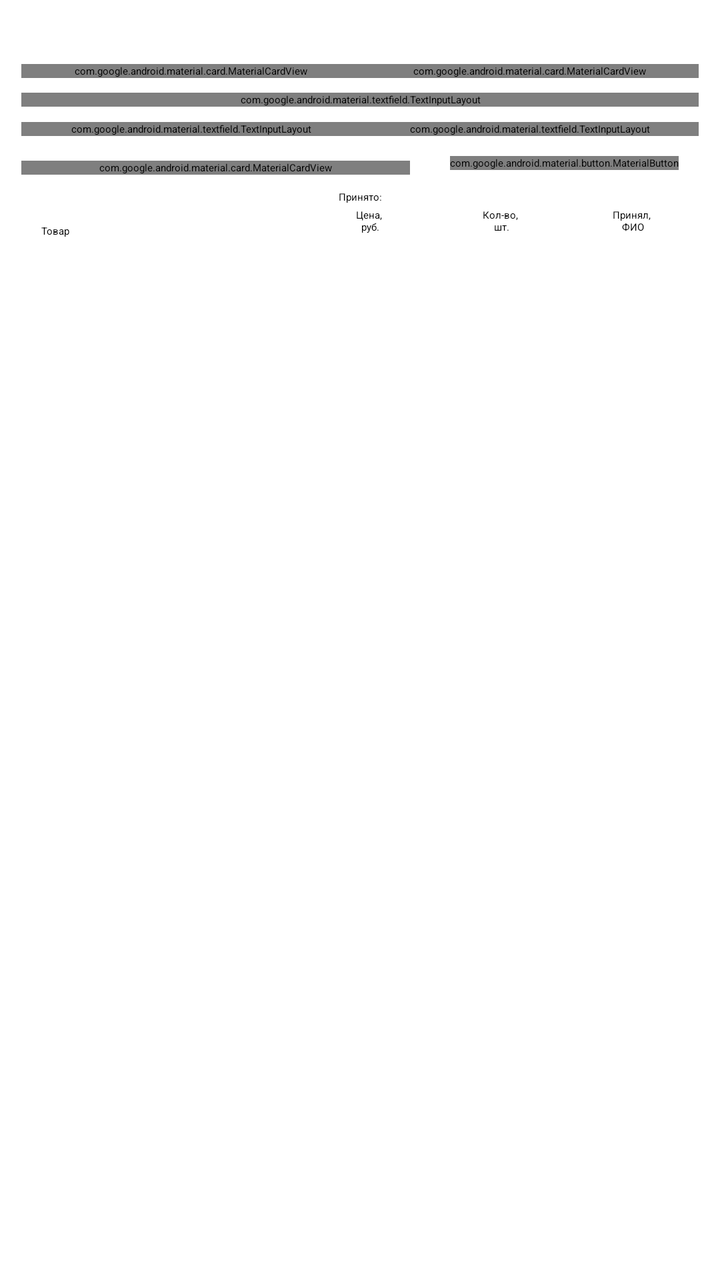
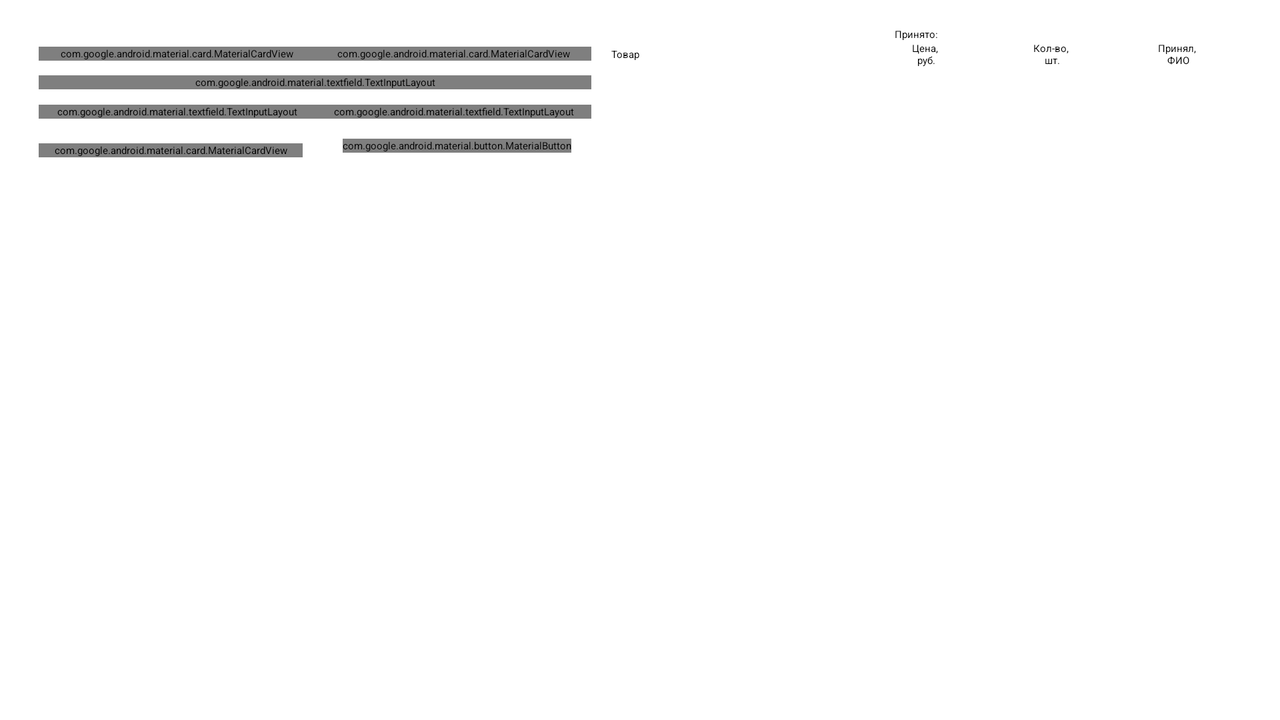

An Android layout and its configuration variant, each rendered on a device that would load it. The default file and the variant file are quoted in full after the pictures.
<!-- AndroidManifest.xml: application theme Theme.RemoteAccountingApplication -->
<!-- res/layout/fragment_receipt.xml -->
<?xml version="1.0" encoding="utf-8"?>
<androidx.constraintlayout.widget.ConstraintLayout xmlns:android="http://schemas.android.com/apk/res/android"
    xmlns:app="http://schemas.android.com/apk/res-auto"
    xmlns:tools="http://schemas.android.com/tools"
    android:layout_width="match_parent"
    android:layout_height="match_parent"
    tools:context=".ui.fragment.ReceiptFragment">

    <androidx.constraintlayout.widget.Guideline
        android:id="@+id/guidelineStart"
        android:layout_width="wrap_content"
        android:layout_height="wrap_content"
        android:orientation="vertical"
        app:layout_constraintGuide_percent="0.03" />

    <androidx.constraintlayout.widget.Guideline
        android:id="@+id/guidelineEnd"
        android:layout_width="wrap_content"
        android:layout_height="wrap_content"
        android:orientation="vertical"
        app:layout_constraintGuide_percent="0.97" />

    <androidx.constraintlayout.widget.Guideline
        android:id="@+id/guidelineTop"
        android:layout_width="wrap_content"
        android:layout_height="wrap_content"
        android:orientation="horizontal"
        app:layout_constraintGuide_percent="0.03" />

    <androidx.constraintlayout.widget.Guideline
        android:id="@+id/guidelineBottom"
        android:layout_width="wrap_content"
        android:layout_height="wrap_content"
        android:orientation="horizontal"
        app:layout_constraintGuide_percent="0.97" />

    <com.google.android.material.card.MaterialCardView
        android:id="@+id/date_card"
        android:layout_width="0dp"
        android:layout_height="wrap_content"
        android:layout_marginTop="5dp"
        app:cardBackgroundColor="@color/grey"
        app:cardCornerRadius="3dp"
        app:layout_constraintBottom_toTopOf="@id/product_layout"
        app:layout_constraintEnd_toStartOf="@id/name_card"
        app:layout_constraintStart_toStartOf="@id/guidelineStart"
        app:layout_constraintTop_toTopOf="@id/guidelineTop"
        app:strokeColor="@color/grey">

        <TextView
            android:id="@+id/date_text"
            android:layout_width="match_parent"
            android:layout_height="wrap_content"
            android:layout_margin="15dp"
            android:text="@string/Date"
            android:textSize="16sp" />
    </com.google.android.material.card.MaterialCardView>

    <com.google.android.material.card.MaterialCardView
        android:id="@+id/name_card"
        android:layout_width="0dp"
        android:layout_height="wrap_content"
        android:layout_marginTop="5dp"
        app:cardBackgroundColor="@color/grey"
        app:cardCornerRadius="3dp"
        app:layout_constraintBottom_toTopOf="@id/product_layout"
        app:layout_constraintEnd_toEndOf="@id/guidelineEnd"
        app:layout_constraintStart_toEndOf="@id/date_card"
        app:layout_constraintTop_toTopOf="@id/guidelineTop"
        app:strokeColor="@color/grey">

        <TextView
            android:id="@+id/name_card_text"
            android:layout_width="match_parent"
            android:layout_height="wrap_content"
            android:layout_margin="15dp"
            android:text="@string/name_semicolon"
            android:textSize="16sp" />
    </com.google.android.material.card.MaterialCardView>

    <com.google.android.material.textfield.TextInputLayout
        android:id="@+id/product_layout"
        android:layout_width="0dp"
        android:layout_height="wrap_content"
        app:layout_constraintBottom_toTopOf="@id/number_layout"
        app:layout_constraintEnd_toEndOf="@id/guidelineEnd"
        app:layout_constraintStart_toStartOf="@id/guidelineStart"
        app:layout_constraintTop_toBottomOf="@id/date_card">

        <androidx.appcompat.widget.AppCompatAutoCompleteTextView
            android:id="@+id/product_text"
            style="@style/DropDownListViewStyle"
            android:layout_width="match_parent"
            android:layout_height="wrap_content"
            android:hint="@string/product_asterisk" />
    </com.google.android.material.textfield.TextInputLayout>

    <com.google.android.material.textfield.TextInputLayout
        android:id="@+id/number_layout"
        android:layout_width="0dp"
        android:layout_height="wrap_content"
        app:layout_constraintBottom_toTopOf="@id/remains_card"
        app:layout_constraintEnd_toStartOf="@+id/price_layout"
        app:layout_constraintStart_toStartOf="@id/guidelineStart"
        app:layout_constraintTop_toBottomOf="@id/product_layout">

        <com.google.android.material.textfield.TextInputEditText
            android:id="@+id/number_text"
            android:layout_width="match_parent"
            android:layout_height="wrap_content"
            android:hint="@string/number"
            android:inputType="numberSigned"
            android:maxLength="5" />
    </com.google.android.material.textfield.TextInputLayout>

    <com.google.android.material.textfield.TextInputLayout
        android:id="@+id/price_layout"
        android:layout_width="0dp"
        android:layout_height="wrap_content"
        app:layout_constraintBottom_toBottomOf="@id/number_layout"
        app:layout_constraintEnd_toEndOf="@id/guidelineEnd"
        app:layout_constraintStart_toEndOf="@id/number_layout"
        app:layout_constraintTop_toTopOf="@id/number_layout">

        <com.google.android.material.textfield.TextInputEditText
            android:id="@+id/price_text"
            android:layout_width="match_parent"
            android:layout_height="wrap_content"
            android:hint="@string/price"
            android:inputType="numberDecimal"
            android:maxLength="7"/>
    </com.google.android.material.textfield.TextInputLayout>

    <com.google.android.material.card.MaterialCardView
        android:id="@+id/remains_card"
        android:layout_width="0dp"
        android:layout_height="wrap_content"
        android:layout_marginTop="5dp"
        android:layout_marginEnd="10dp"
        app:cardBackgroundColor="@color/grey"
        app:cardCornerRadius="3dp"
        app:layout_constraintBottom_toTopOf="@id/receipt_title"
        app:layout_constraintEnd_toStartOf="@id/add_btn"
        app:layout_constraintStart_toStartOf="@id/guidelineStart"
        app:layout_constraintTop_toBottomOf="@id/number_layout"
        app:strokeColor="@color/grey">

        <TextView
            android:id="@+id/remains_card_text"
            android:layout_width="match_parent"
            android:layout_height="wrap_content"
            android:layout_margin="15dp"
            android:text="@string/remains"
            android:textSize="16sp" />
    </com.google.android.material.card.MaterialCardView>

    <com.google.android.material.button.MaterialButton
        android:id="@+id/add_btn"
        style="@style/ButtonStyleSize18"
        android:layout_width="wrap_content"
        android:layout_height="wrap_content"
        android:layout_margin="10dp"
        android:text="@string/plus"
        app:layout_constraintEnd_toEndOf="@id/guidelineEnd"
        app:layout_constraintStart_toEndOf="@id/remains_card"
        app:layout_constraintTop_toBottomOf="@id/price_layout" />

    <TextView
        android:id="@+id/receipt_title"
        android:layout_width="wrap_content"
        android:layout_height="wrap_content"
        android:layout_margin="10dp"
        android:text="@string/receipt_title"
        app:layout_constraintBottom_toTopOf="@id/product"
        app:layout_constraintEnd_toEndOf="@id/guidelineEnd"
        app:layout_constraintStart_toStartOf="@id/guidelineStart"
        app:layout_constraintTop_toBottomOf="@id/add_btn" />

    <TextView
        android:id="@+id/product"
        android:layout_width="0dp"
        android:layout_height="wrap_content"
        android:layout_marginStart="10dp"
        android:text="@string/good"
        app:layout_constraintBottom_toTopOf="@id/recycler_view_report"
        app:layout_constraintEnd_toStartOf="@id/price"
        app:layout_constraintHorizontal_weight="2"
        app:layout_constraintStart_toStartOf="@id/guidelineStart"
        app:layout_constraintTop_toBottomOf="@id/receipt_title" />

    <TextView
        android:id="@+id/price"
        android:layout_width="0dp"
        android:layout_height="wrap_content"
        android:text="@string/price_rub"
        android:textAlignment="center"
        app:layout_constraintBottom_toTopOf="@id/recycler_view_report"
        app:layout_constraintEnd_toStartOf="@id/remains"
        app:layout_constraintHorizontal_weight="1"
        app:layout_constraintStart_toEndOf="@+id/product"
        app:layout_constraintTop_toBottomOf="@id/receipt_title" />

    <TextView
        android:id="@+id/remains"
        android:layout_width="0dp"
        android:layout_height="wrap_content"
        android:text="@string/number_value"
        android:textAlignment="center"
        app:layout_constraintBottom_toTopOf="@id/recycler_view_report"
        app:layout_constraintEnd_toStartOf="@id/name"
        app:layout_constraintHorizontal_weight="1"
        app:layout_constraintStart_toEndOf="@+id/price"
        app:layout_constraintTop_toBottomOf="@id/receipt_title" />

    <TextView
        android:id="@+id/name"
        android:layout_width="0dp"
        android:layout_height="wrap_content"
        android:text="@string/name_receipt"
        android:textAlignment="center"
        app:layout_constraintBottom_toTopOf="@id/recycler_view_report"
        app:layout_constraintEnd_toEndOf="@id/guidelineEnd"
        app:layout_constraintHorizontal_weight="1"
        app:layout_constraintStart_toEndOf="@id/remains"
        app:layout_constraintTop_toBottomOf="@id/receipt_title" />

    <androidx.recyclerview.widget.RecyclerView
        android:id="@+id/recycler_view_report"
        android:layout_width="0dp"
        android:layout_height="0dp"
        app:layoutManager="androidx.recyclerview.widget.LinearLayoutManager"
        app:layout_constraintBottom_toBottomOf="@id/guidelineBottom"
        app:layout_constraintEnd_toEndOf="@id/guidelineEnd"
        app:layout_constraintStart_toStartOf="@id/guidelineStart"
        app:layout_constraintTop_toBottomOf="@id/product" />

</androidx.constraintlayout.widget.ConstraintLayout>
<!-- resources referenced by this layout -->
<resources>
  <color name="grey">#BCBABA</color>
  <string name="Date">Дата:</string>
  <string name="good">Товар</string>
  <string name="name_receipt">Принял, \nФИО</string>
  <string name="name_semicolon">ФИО:</string>
  <string name="number">Количество, шт. *</string>
  <string name="number_value">Кол-во, \nшт.</string>
  <string name="plus">+</string>
  <string name="price">Цена</string>
  <string name="price_rub">Цена, \nруб.</string>
  <string name="product_asterisk">Товар *</string>
  <string name="receipt_title">Принято:</string>
  <string name="remains">Остаток на складе, шт.:</string>
  <!-- from res/values-night/ (not used when drawing this layout) -->
  <style name="ButtonStyleSize18" parent="Widget.MaterialComponents.Button">
          <item name="android:backgroundTint">@color/colorSecondary</item>
          <item name="android:textColor">@color/colorOnSecondary</item>
          <item name="cornerRadius">20dp</item>
          <item name="android:textSize">18sp</item>
      </style>
  <!-- from res/values-night/ (not used when drawing this layout) -->
  <style name="DropDownListViewStyle" parent="Widget.MaterialComponents.AutoCompleteTextView.OutlinedBox">
          <item name="android:popupBackground">@color/grey</item>
      </style>
  <color name="colorSecondary">#fdc41d</color>
  <color name="colorOnSecondary">@color/black</color>
  <color name="colorPrimary">@color/black</color>
  <color name="colorPrimaryDark">#fdc41d</color>
  <color name="colorPrimaryVariant">#fdc41d</color>
  <color name="colorOnPrimary">@color/white</color>
  <color name="textColor">@color/black</color>
  <color name="windowBackgroundColor">@color/white</color>
  <!-- from res/values-night/ (not used when drawing this layout) -->
  <style name="PopupMenuBackground">
          <item name="android:popupBackground">@color/windowBackgroundColor</item>
          <item name="android:popupElevation">10dp</item>
      </style>
  <!-- from res/values-night/ (not used when drawing this layout) -->
  <style name="OptionsMenuStyle" parent="Theme.AppCompat.DayNight">
          <item name="android:itemBackground">@color/windowBackgroundColor</item>
          <item name="android:popupBackground">@color/windowBackgroundColor</item>
      </style>
  <!-- from res/values-night/ (not used when drawing this layout) -->
  <style name="HintColor" parent="Widget.MaterialComponents.TextInputLayout.OutlinedBox">
          <item name="android:textColorHint">@color/grey_variant</item>
      </style>
  <!-- from res/values-night/ (not used when drawing this layout) -->
  <style name="SnackBarBackground" parent="Widget.MaterialComponents.Snackbar">
          <item name="backgroundTint">@color/grey</item>
      </style>
  <!-- from res/values-night/ (not used when drawing this layout) -->
  <style name="SnackBarTextColor" parent="Widget.MaterialComponents.Snackbar.TextView">
          <item name="android:textColor">@color/colorOnSecondary</item>
      </style>
  <color name="black">#FF000000</color>
  <color name="white">#FFFFFFFF</color>
  <color name="grey_variant">#525151</color>
  <!-- some entries are left out for length -->
</resources>
<!-- res/layout-land/fragment_receipt.xml (the repository's variant of the layout above) -->
<!-- drawn on the phone turned sideways -->
<?xml version="1.0" encoding="utf-8"?>
<androidx.constraintlayout.widget.ConstraintLayout xmlns:android="http://schemas.android.com/apk/res/android"
    xmlns:app="http://schemas.android.com/apk/res-auto"
    xmlns:tools="http://schemas.android.com/tools"
    android:layout_width="match_parent"
    android:layout_height="match_parent"
    tools:context=".ui.fragment.ReceiptFragment">

    <androidx.constraintlayout.widget.Guideline
        android:id="@+id/guidelineStart"
        android:layout_width="wrap_content"
        android:layout_height="wrap_content"
        android:orientation="vertical"
        app:layout_constraintGuide_percent="0.03" />

    <androidx.constraintlayout.widget.Guideline
        android:id="@+id/guidelineEnd"
        android:layout_width="wrap_content"
        android:layout_height="wrap_content"
        android:orientation="vertical"
        app:layout_constraintGuide_percent="0.97" />

    <androidx.constraintlayout.widget.Guideline
        android:id="@+id/guidelineTop"
        android:layout_width="wrap_content"
        android:layout_height="wrap_content"
        android:orientation="horizontal"
        app:layout_constraintGuide_percent="0.03" />

    <androidx.constraintlayout.widget.Guideline
        android:id="@+id/guidelineBottom"
        android:layout_width="wrap_content"
        android:layout_height="wrap_content"
        android:orientation="horizontal"
        app:layout_constraintGuide_percent="0.97" />

    <FrameLayout
        android:id="@+id/inserting"
        android:layout_width="0dp"
        android:layout_height="0dp"
        app:layout_constraintBottom_toBottomOf="@id/guidelineBottom"
        app:layout_constraintEnd_toStartOf="@id/recycling_frame"
        app:layout_constraintHorizontal_weight="1.7"
        app:layout_constraintStart_toStartOf="@id/guidelineStart"
        app:layout_constraintTop_toTopOf="@id/guidelineTop">

        <androidx.core.widget.NestedScrollView
            android:layout_width="match_parent"
            android:layout_height="match_parent">

            <androidx.constraintlayout.widget.ConstraintLayout
                android:layout_width="match_parent"
                android:layout_height="match_parent">

                <com.google.android.material.card.MaterialCardView
                    android:id="@+id/date_card"
                    android:layout_width="0dp"
                    android:layout_height="wrap_content"
                    android:layout_marginTop="5dp"
                    app:cardBackgroundColor="@color/grey"
                    app:cardCornerRadius="3dp"
                    app:layout_constraintBottom_toTopOf="@id/product_layout"
                    app:layout_constraintEnd_toStartOf="@id/name_card"
                    app:layout_constraintHorizontal_weight="2.5"
                    app:layout_constraintStart_toStartOf="parent"
                    app:layout_constraintTop_toTopOf="parent"
                    app:strokeColor="@color/grey">

                    <TextView
                        android:id="@+id/date_text"
                        android:layout_width="match_parent"
                        android:layout_height="wrap_content"
                        android:layout_margin="15dp"
                        android:text="@string/Date"
                        android:textSize="16sp" />
                </com.google.android.material.card.MaterialCardView>

                <com.google.android.material.card.MaterialCardView
                    android:id="@+id/name_card"
                    android:layout_width="0dp"
                    android:layout_height="wrap_content"
                    app:cardBackgroundColor="@color/grey"
                    app:cardCornerRadius="3dp"
                    app:layout_constraintBottom_toBottomOf="@id/date_card"
                    app:layout_constraintEnd_toEndOf="parent"
                    app:layout_constraintHorizontal_weight="2.5"
                    app:layout_constraintStart_toEndOf="@id/date_card"
                    app:layout_constraintTop_toTopOf="@id/date_card"
                    app:strokeColor="@color/grey">

                    <TextView
                        android:id="@+id/name_card_text"
                        android:layout_width="match_parent"
                        android:layout_height="wrap_content"
                        android:layout_margin="15dp"
                        android:text="@string/name_semicolon"
                        android:textSize="16sp" />
                </com.google.android.material.card.MaterialCardView>

                <com.google.android.material.textfield.TextInputLayout
                    android:id="@+id/product_layout"
                    android:layout_width="0dp"
                    android:layout_height="wrap_content"
                    app:layout_constraintBottom_toTopOf="@id/number_layout"
                    app:layout_constraintEnd_toEndOf="parent"
                    app:layout_constraintStart_toStartOf="parent"
                    app:layout_constraintTop_toBottomOf="@id/date_card">

                    <androidx.appcompat.widget.AppCompatAutoCompleteTextView
                        android:id="@+id/product_text"
                        style="@style/DropDownListViewStyle"
                        android:layout_width="match_parent"
                        android:layout_height="wrap_content"
                        android:hint="@string/product_asterisk" />
                </com.google.android.material.textfield.TextInputLayout>

                <com.google.android.material.textfield.TextInputLayout
                    android:id="@+id/number_layout"
                    android:layout_width="0dp"
                    android:layout_height="wrap_content"
                    app:layout_constraintBottom_toTopOf="@id/remains_card"
                    app:layout_constraintEnd_toStartOf="@+id/price_layout"
                    app:layout_constraintStart_toStartOf="parent"
                    app:layout_constraintTop_toBottomOf="@id/product_layout">

                    <com.google.android.material.textfield.TextInputEditText
                        android:id="@+id/number_text"
                        android:layout_width="match_parent"
                        android:layout_height="wrap_content"
                        android:hint="@string/number"
                        android:inputType="numberSigned"
                        android:maxLength="5" />
                </com.google.android.material.textfield.TextInputLayout>

                <com.google.android.material.textfield.TextInputLayout
                    android:id="@+id/price_layout"
                    android:layout_width="0dp"
                    android:layout_height="wrap_content"
                    app:layout_constraintBottom_toBottomOf="@id/number_layout"
                    app:layout_constraintEnd_toEndOf="parent"
                    app:layout_constraintStart_toEndOf="@id/number_layout"
                    app:layout_constraintTop_toTopOf="@id/number_layout">

                    <com.google.android.material.textfield.TextInputEditText
                        android:id="@+id/price_text"
                        android:layout_width="match_parent"
                        android:layout_height="wrap_content"
                        android:hint="@string/price"
                        android:inputType="numberDecimal"
                        android:maxLength="7"/>
                </com.google.android.material.textfield.TextInputLayout>

                <com.google.android.material.card.MaterialCardView
                    android:id="@+id/remains_card"
                    android:layout_width="0dp"
                    android:layout_height="wrap_content"
                    android:layout_marginTop="5dp"
                    android:layout_marginEnd="10dp"
                    app:cardBackgroundColor="@color/grey"
                    app:cardCornerRadius="3dp"
                    app:layout_constraintBottom_toBottomOf="parent"
                    app:layout_constraintEnd_toStartOf="@id/add_btn"
                    app:layout_constraintStart_toStartOf="parent"
                    app:layout_constraintTop_toBottomOf="@id/number_layout"
                    app:strokeColor="@color/grey">

                    <TextView
                        android:id="@+id/remains_card_text"
                        android:layout_width="match_parent"
                        android:layout_height="wrap_content"
                        android:layout_margin="15dp"
                        android:text="@string/remains"
                        android:textSize="16sp" />
                </com.google.android.material.card.MaterialCardView>

                <com.google.android.material.button.MaterialButton
                    android:id="@+id/add_btn"
                    style="@style/ButtonStyleSize18"
                    android:layout_width="wrap_content"
                    android:layout_height="wrap_content"
                    android:layout_margin="10dp"
                    android:text="@string/plus"
                    app:layout_constraintBottom_toBottomOf="parent"
                    app:layout_constraintEnd_toEndOf="parent"
                    app:layout_constraintStart_toEndOf="@id/remains_card"
                    app:layout_constraintTop_toBottomOf="@id/price_layout" />
            </androidx.constraintlayout.widget.ConstraintLayout>
        </androidx.core.widget.NestedScrollView>
    </FrameLayout>

    <FrameLayout
        android:id="@+id/recycling_frame"
        android:layout_width="0dp"
        android:layout_height="0dp"
        app:layout_constraintBottom_toBottomOf="@id/guidelineBottom"
        app:layout_constraintEnd_toEndOf="@id/guidelineEnd"
        app:layout_constraintHorizontal_weight="2"
        app:layout_constraintStart_toEndOf="@id/inserting"
        app:layout_constraintTop_toTopOf="@id/guidelineTop">

        <androidx.constraintlayout.widget.ConstraintLayout
            android:layout_width="match_parent"
            android:layout_height="match_parent">

            <TextView
                android:id="@+id/receipt_title"
                android:layout_width="wrap_content"
                android:layout_height="wrap_content"
                android:text="@string/receipt_title"
                app:layout_constraintBottom_toTopOf="@id/product"
                app:layout_constraintEnd_toEndOf="parent"
                app:layout_constraintStart_toStartOf="parent"
                app:layout_constraintTop_toTopOf="parent" />

            <TextView
                android:id="@+id/product"
                android:layout_width="0dp"
                android:layout_height="wrap_content"
                android:layout_marginStart="10dp"
                android:text="@string/good"
                app:layout_constraintBottom_toTopOf="@id/recycler_view_report"
                app:layout_constraintEnd_toStartOf="@id/price"
                app:layout_constraintHorizontal_weight="2"
                app:layout_constraintStart_toStartOf="parent"
                app:layout_constraintTop_toBottomOf="@id/receipt_title" />

            <TextView
                android:id="@+id/price"
                android:layout_width="0dp"
                android:layout_height="wrap_content"
                android:text="@string/price_rub"
                android:textAlignment="center"
                app:layout_constraintBottom_toTopOf="@id/recycler_view_report"
                app:layout_constraintEnd_toStartOf="@id/remains"
                app:layout_constraintHorizontal_weight="1"
                app:layout_constraintStart_toEndOf="@+id/product"
                app:layout_constraintTop_toBottomOf="@id/receipt_title" />

            <TextView
                android:id="@+id/remains"
                android:layout_width="0dp"
                android:layout_height="wrap_content"
                android:text="@string/number_value"
                android:textAlignment="center"
                app:layout_constraintBottom_toTopOf="@id/recycler_view_report"
                app:layout_constraintEnd_toStartOf="@id/name"
                app:layout_constraintHorizontal_weight="1"
                app:layout_constraintStart_toEndOf="@+id/price"
                app:layout_constraintTop_toBottomOf="@id/receipt_title" />

            <TextView
                android:id="@+id/name"
                android:layout_width="0dp"
                android:layout_height="wrap_content"
                android:text="@string/name_receipt"
                android:textAlignment="center"
                app:layout_constraintBottom_toTopOf="@id/recycler_view_report"
                app:layout_constraintEnd_toEndOf="parent"
                app:layout_constraintHorizontal_weight="1"
                app:layout_constraintStart_toEndOf="@id/remains"
                app:layout_constraintTop_toBottomOf="@id/receipt_title" />

            <androidx.recyclerview.widget.RecyclerView
                android:id="@+id/recycler_view_report"
                android:layout_width="match_parent"
                android:layout_height="0dp"
                app:layoutManager="androidx.recyclerview.widget.LinearLayoutManager"
                app:layout_constraintBottom_toBottomOf="parent"
                app:layout_constraintEnd_toEndOf="parent"
                app:layout_constraintStart_toStartOf="parent"
                app:layout_constraintTop_toBottomOf="@id/price" />
        </androidx.constraintlayout.widget.ConstraintLayout>

    </FrameLayout>

</androidx.constraintlayout.widget.ConstraintLayout>
